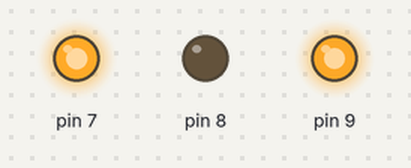
The sketch below on a simulated Arduino Uno, built with avr-gcc and run on an emulated ATmega328P. Parts: output pins drawn as LEDs (lit = HIGH).

Above: at 0.05 s.
At 4.5 s:
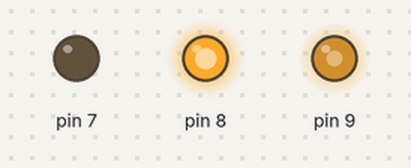
At 8.95 s:
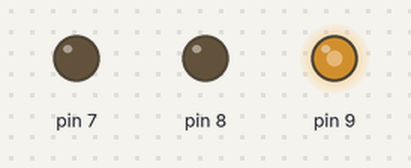
Timing chart, 0 to 11.7 s (numbered marks = the images above):
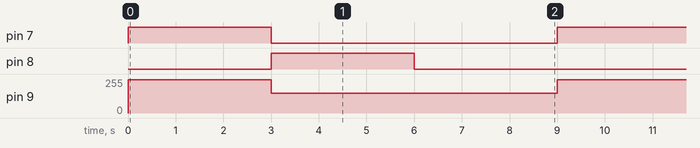

The sketch:

sketch_sep27g.ino
```cpp
void setup() {
  // put your setup code here, to run once:
  pinMode(7, OUTPUT);
  pinMode(8, OUTPUT);
  pinMode(9, OUTPUT);
}

void loop() {
  // put your main code here, to run repeatedly:
  digitalWrite(7, HIGH);
  digitalWrite(8,LOW);
  analogWrite(9,250);
  delay(3000);

  digitalWrite(7, LOW);
  digitalWrite(8,HIGH);
  analogWrite(9,150);
  delay(3000);

  digitalWrite(7, LOW);
  digitalWrite(8,LOW);
  delay(3000);
}
```

Measured:
- by itself, pin 7, pin 8: alternates HIGH for 3.0 s and LOW for 6.0 s
- by itself, pin 9: alternates 250/255 for 3.0 s and 150/255 for 6.0 s
